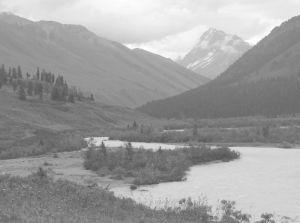
//> input picture Projects/imagepro/imagepro/MyPic.jpg, 300 x 223 px
$ ./imagepro   (built with g++ and OpenCV 4)
//> lines starting //> are read from the running program, lines starting //| are printed output that depends on the picture
### Projects/imagepro/imagepro/stdafx.h
// stdafx.h : include file for standard system include files,
// or project specific include files that are used frequently, but
// are changed infrequently
//

#pragma once

#include "targetver.h"

#include <stdio.h>
#include <tchar.h>


// TODO: reference additional headers your program requires here

### Projects/imagepro/imagepro/imagepro.cpp
// imagepro.cpp : Defines the entry point for the console application.
//

#include "stdafx.h"
#include <iostream>
#include <opencv2/highgui/highgui.hpp>
#include <opencv2/imgproc/imgproc.hpp>

using std::cout;
using std::cin;
using std::endl;

using namespace cv;

void imhist(Mat image, int histogram[])
{

	// initialize all intensity values to 0
	for (int i = 0; i < 256; i++)
	{
		histogram[i] = 0;
	}

	// calculate the no of pixels for each intensity values
	for (int y = 0; y < image.rows; y++)
		for (int x = 0; x < image.cols; x++)
			histogram[(int)image.at<uchar>(y, x)]++;

}

void cumhist(int histogram[], int cumhistogram[])
{
	cumhistogram[0] = histogram[0];

	for (int i = 1; i < 256; i++)
	{
		cumhistogram[i] = histogram[i] + cumhistogram[i - 1];
	}
}


int main()
{
	// Load the image
	Mat image = imread("Mypic.jpg", CV_LOAD_IMAGE_GRAYSCALE);
//> image is the input picture: 223 rows x 300 cols, CV_8UC1; min 80, max 255, mean 158

	// Generate the histogram
	int histogram[256];
	imhist(image, histogram);
//> histogram = 256 values, max 1337 at index 118, min 0 at index 0, mean 261.3

	// Caluculate the size of image
	int size = image.rows * image.cols;
//> size = 66900
	float alpha = 255.0 / size;
//> alpha = 0.00381

	// Calculate the probability of each intensity
	float PrRk[256];
	for (int i = 0; i < 256; i++)
	{
		PrRk[i] = (double)histogram[i] / size;
	}
//> after the loop, PrRk = 256 values, max 0.02 at index 118, min 0 at index 0, mean 0.00391

	// Generate cumulative frequency histogram
	int cumhistogram[256];
	cumhist(histogram, cumhistogram);
//> cumhistogram = 256 values from 0 to 66900

	// Scale the histogram
	int Sk[256];
	for (int i = 0; i < 256; i++)
	{
		Sk[i] = cvRound((double)cumhistogram[i] * alpha);
	}
//> after the loop, Sk = 256 values from 0 to 255


	// Generate the equlized histogram
	float PsSk[256];
	for (int i = 0; i < 256; i++)
	{
		PsSk[i] = 0;
	}

	for (int i = 0; i < 256; i++)
	{
		PsSk[Sk[i]] += PrRk[i];
	}
//> after the loop, PsSk = 256 values, max 0.02 at index 56, min 0 at index 10, mean 0.00391

	int final[256];
	for (int i = 0; i < 256; i++)
		final[i] = cvRound(PsSk[i] * 255);
//> after the loop, final = 256 values, max 5 at index 46, min 0 at index 0, mean 0.996


	// Generate the equlized image
	Mat new_image = image.clone();

	for (int y = 0; y < image.rows; y++)
		for (int x = 0; x < image.cols; x++)
			new_image.at<uchar>(y, x) = saturate_cast<uchar>(Sk[image.at<uchar>(y, x)]);
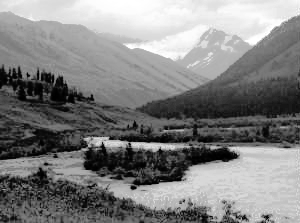
//> new_image: 223 rows x 300 cols, CV_8UC1; min 0, max 255, mean 128.8

	// Display the original Image
	namedWindow("Original Image");
	imshow("Original Image", image);


	// Display equilized image
	namedWindow("Equilized Image");
	imshow("Equilized Image", new_image);

	waitKey();
	return 0;
}
